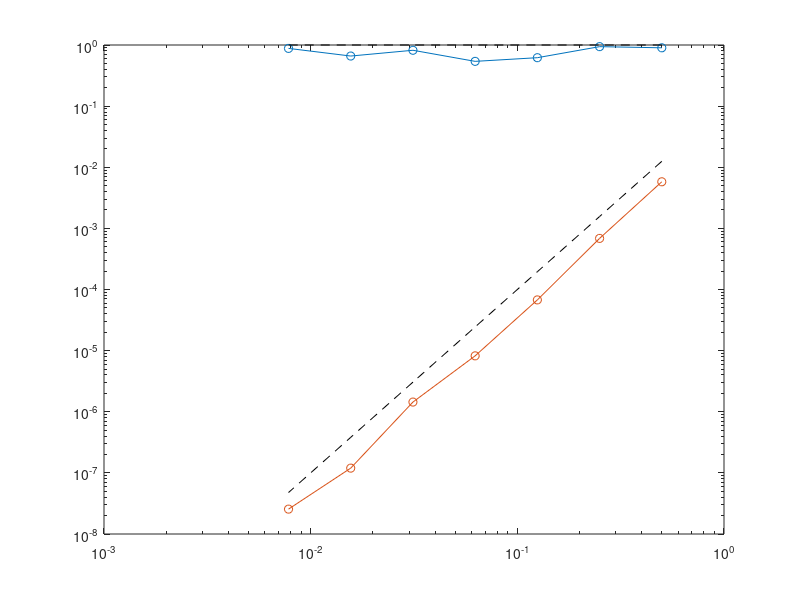

Recreate this plot in MATLAB.
clc; clear; close all
%%

hVec = 2.^[-1:-1:-7];

M = 1e1;

p = 2;

for i = 1 : length(hVec)
    
    h = hVec(i);
    x = [0, h, 2*h];
    xFine = x(1)-h : 0.1*h^p : x(3)+h;
    
    errlocH1 = zeros(M, length(xFine));
    errlocL2 = zeros(M, length(xFine));
    
    phi = (xFine - x(1)) / h .* (xFine >= x(1)) .* (xFine <= x(2)) ...
         +(x(3) - xFine) / h .* (xFine > x(2))  .* (xFine <= x(3));   
    gradPhi = 1 / h * (xFine >= x(1)) .* (xFine <= x(2)) ...
             -1 / h * (xFine > x(2))  .*  (xFine <= x(3));
    
    parfor j = 1 : M
        X = x + 0.5 * h^p * (rand - 0.5);
        phiPr = (xFine - X(1)) / h .* (xFine >= X(1)) .* (xFine <= X(2)) ...
               +(X(3) - xFine) / h .* (xFine > X(2))  .* (xFine <= X(3));    
        gradPhiPr = 1 / (X(2) - X(1)) .* (xFine >= X(1)) .* (xFine <= X(2)) ...
                   -1 / (X(3) - X(2)) .* (xFine > X(2))  .* (xFine <= X(3));
        errlocH1(j, :) = (gradPhi - gradPhiPr).^2;
        errlocL2(j, :) = (phi - phiPr).^2;
    end
    
    errH1(i) = trapz(xFine, mean(errlocH1));
    errL2(i) = trapz(xFine, mean(errlocL2));

end

loglog(hVec, errH1, 'o-');
hold on
loglog(hVec, errL2, 'o-');
loglog(hVec, hVec.^(p-2), 'k--');
loglog(hVec, 1e-1*hVec.^(2*p-1), 'k--');
